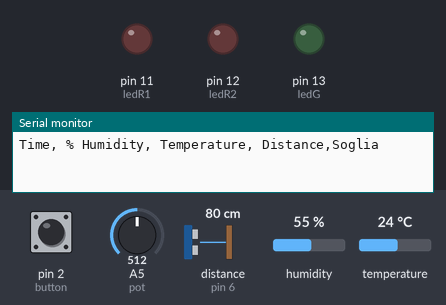
The sketch below on a simulated Arduino Uno, built with avr-gcc and run on an emulated ATmega328P. Parts: output pins drawn as LEDs (lit = HIGH), the last lines printed to the serial monitor. Dashed ring = blinking. Inputs (shaded band) come from the test bench; at power-on: distance to the obstacle (sensor on pin 6) 80 cm, humidity 55 %, temperature 24 °C, pin 2 (button) LOW, A5 (pot) = 512. The echo pulse lasts 58.3 µs per cm.

Above: at 1.2 s.
1.3 s: distance to the obstacle (sensor on pin 6) set to 250 cm
4.4 s: humidity set to 51 %
6.0 s: humidity set to 48 %
At 7.9 s:
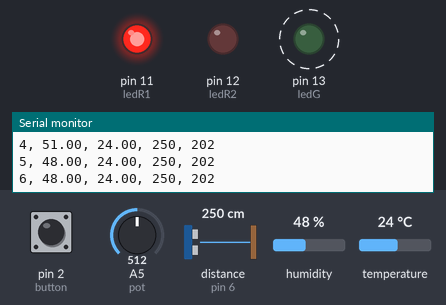
8.3 s: temperature set to 29 °C
10.1 s: temperature set to 32 °C
At 11.6 s:
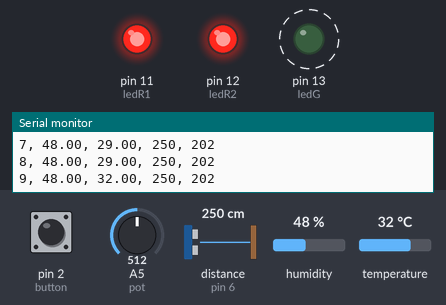
12.4 s: pin 2 (button) pulled HIGH for 3.2 s
At 13.4 s:
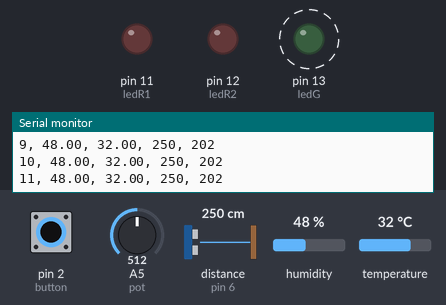
Timing chart, 0 to 18.5 s (numbered marks = the images above; inputs shaded):
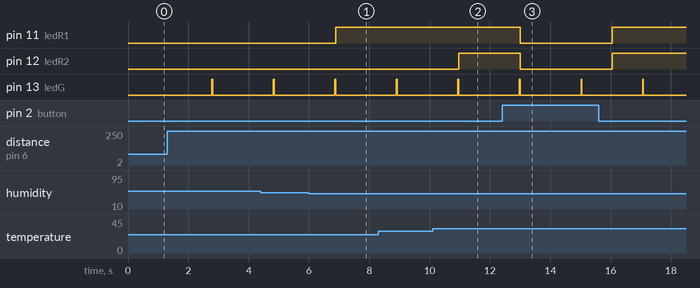

The sketch:

Proximity-and-DHT11.ino
```cpp
#include "DHT.h"
#include <HCSR04.h>

int TrigPin = 5;     //definire pins HCSR04
int EchoPin = 6;
UltraSonicDistanceSensor distanceSensor(TrigPin, EchoPin);

#define DHTPIN 10     //definire pin DHT
#define DHTTYPE DHT11   //definire tipo di DHT
DHT dht(DHTPIN, DHTTYPE);

unsigned long old_millis = 0;
int delta = 1000;         //definire delta di misura
int ledG = 13;            //definire pin led Green
int ledR1 = 11;           //definire pins leds Red
int ledR2 = 12;
int button = 2;           //definire pin pulsante
int pot = A5;              //definire pin potenziometro

void setup() {
  Serial.begin(9600);        //avvio seriale
  pinMode(ledG, OUTPUT);
  pinMode(ledR1, OUTPUT);
  pinMode(ledR2, OUTPUT);
  pinMode(button, INPUT);
  dht.begin();         //avvio DHT
  Serial.println("Time, % Humidity, Temperature, Distance,Soglia");     //scrittura indice per dati
}
void loop() {
  unsigned long now = millis();
      int avg = 0;                                  //media distanza su 10 valori a 5 ms
    int number = 25;
    for (int i=0;i<number;i++) {
    if(distanceSensor.measureDistanceCm()!= -1){
      avg += distanceSensor.measureDistanceCm();
    }
    delay(10);
   }
   int m = avg / 25;
   int X = map(analogRead(pot),0,1023,4,400);          //mappatura del potenziometro
  if(m > X){                             //confronto tra distanza e valore mappato
  if(now >= old_millis + delta){          //se è passato il tempo definito da delta
    old_millis = now;
    digitalWrite(ledG, HIGH);             //accendi led green
    float h = dht.readHumidity();         //leggi umidità
    float t = dht.readTemperature();      //leggi temperatura
    Serial.print(now/1000);                 //scrivi info in seriale
    Serial.print(", ");
    Serial.print(h);
    Serial.print(", ");
    Serial.print(t);
    Serial.print(", ");
    Serial.print(m);
    Serial.print(", ");
    Serial.println(X);
    digitalWrite(ledG, LOW);     //spegni led green
    if(h<50){             //se umidità minore 50%
      digitalWrite(ledR1, HIGH);       //accendi led red1
    }
    if(t>30){                  //se temperatura superiore 30°C
      digitalWrite(ledR2, HIGH);      //accendi led red2
    }
  }
  }
   if(digitalRead(button)){     //se button premuto
    digitalWrite(ledR1, LOW);       //spegni leds red
    digitalWrite(ledR2, LOW);
   }
}
```

Measured:
- the behaviour switches between 30 and 31 °C on temperature (found by bisection; images 1 and 2)
- after the input at 1.3 s, pin 13 (ledG): LOW → HIGH after 1.5 s, → LOW 0.02 s later
- after the input at 6.0 s, pin 11 (ledR1): LOW → HIGH after 0.88 s
- after the input at 10.1 s, pin 12 (ledR2): LOW → HIGH after 0.86 s
- after the input at 12.4 s, pin 11 (ledR1), pin 12 (ledR2): HIGH → LOW after 0.60 s, → HIGH 3.0 s later
